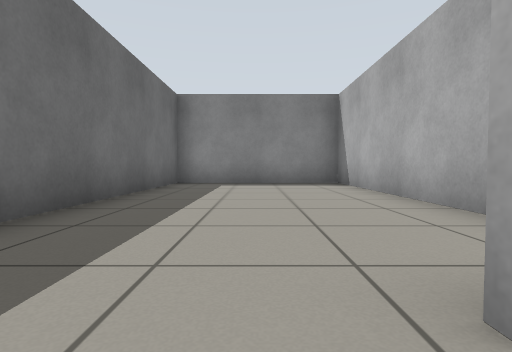
[1] (above)

18 first-person views from a walk through a robot-simulator world made for Gazebo. The camera is 0.5 m above the floor, tilts 2° down and sees 80° across. The floor is counted in squares, 1 m on a side. Each view is taken from the middle of a square. On the plan, view 1 faces up. The plan holds only what a view shows up to about 9 squares ahead; the rest is blank.

[2]
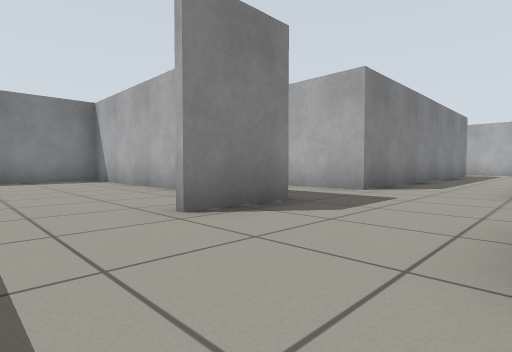

[3]
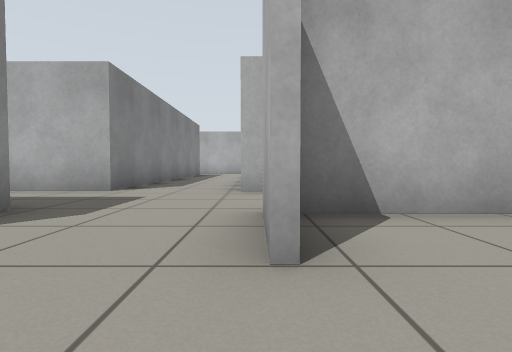

[4]
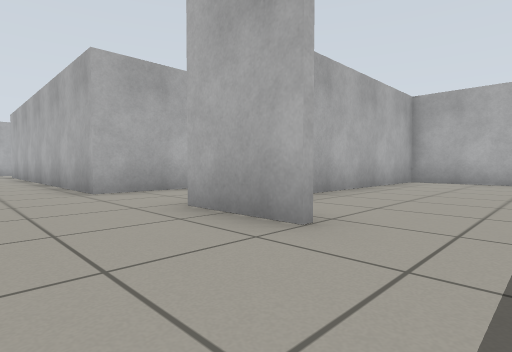

[5]
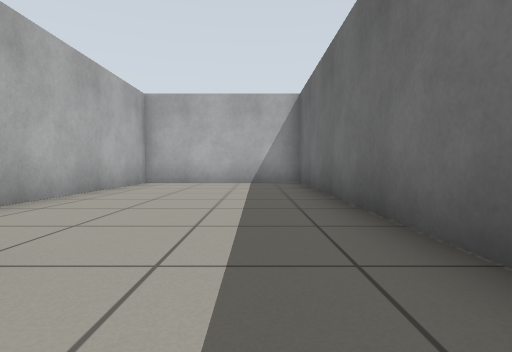

[6]
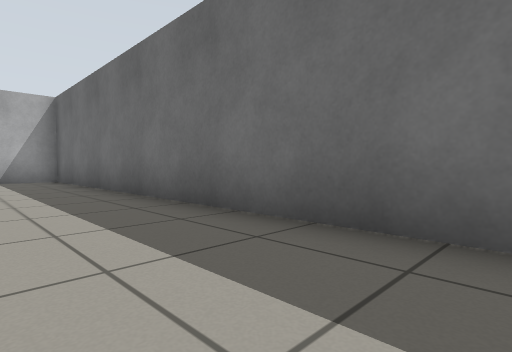

[7]
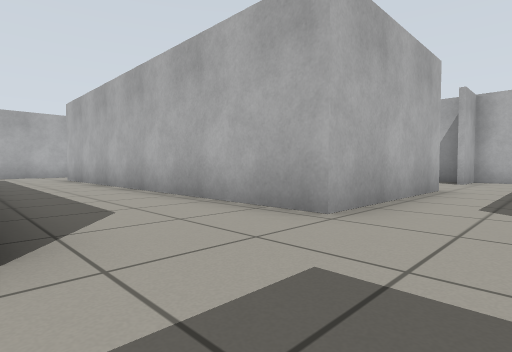

[8]
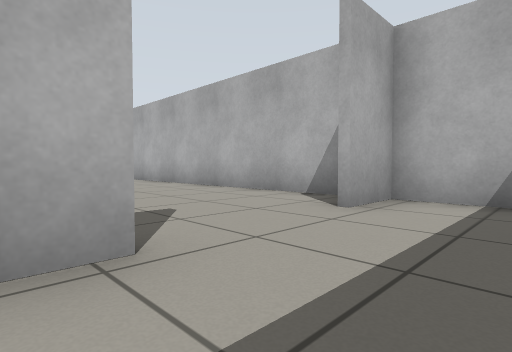

[9]
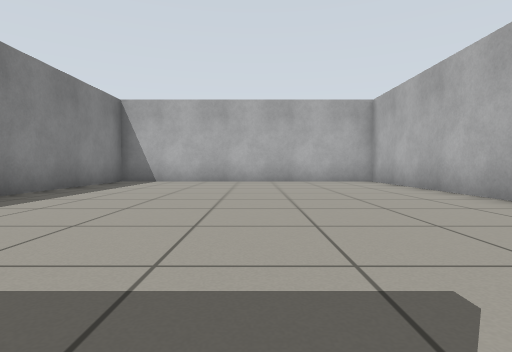

[10]
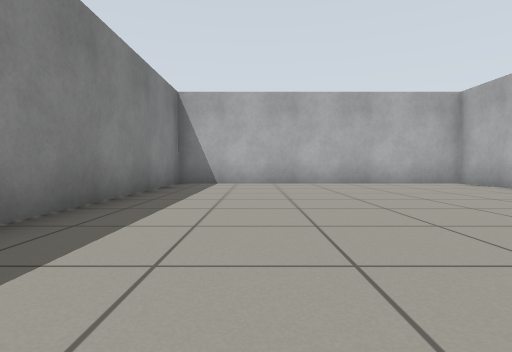

[11]
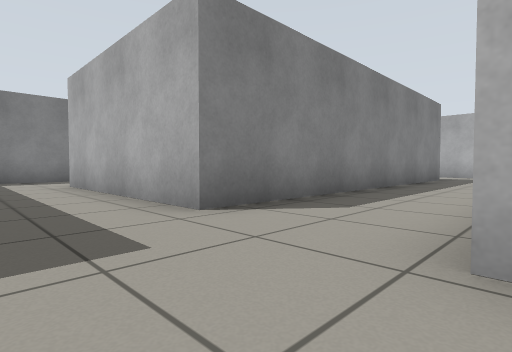

[12]
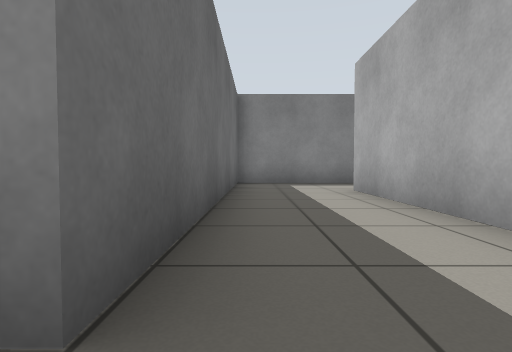

[13]
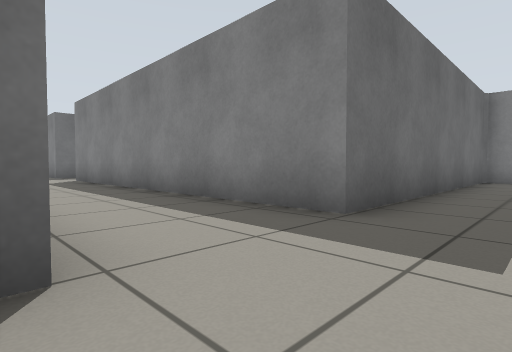

[14]
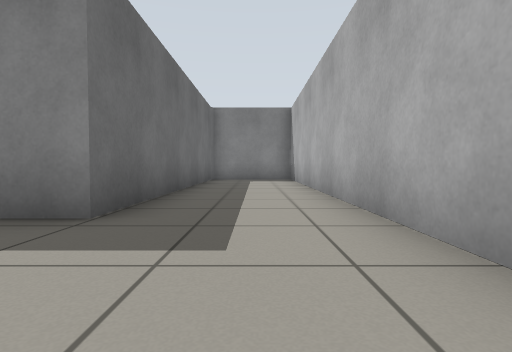

[15]
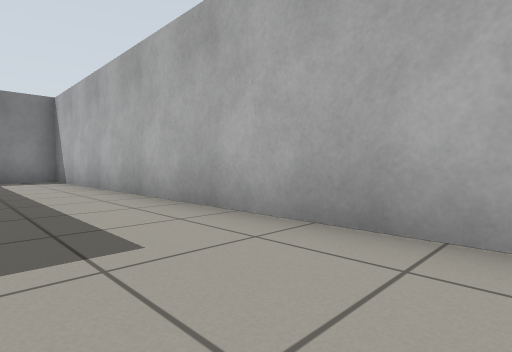

[16]
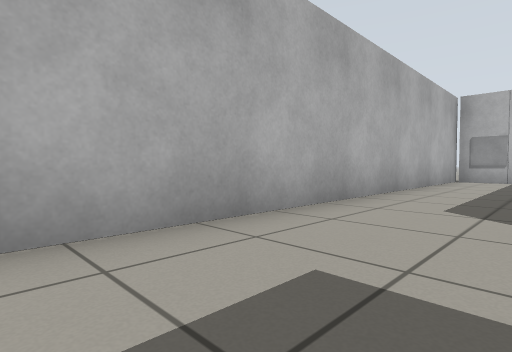

[17]
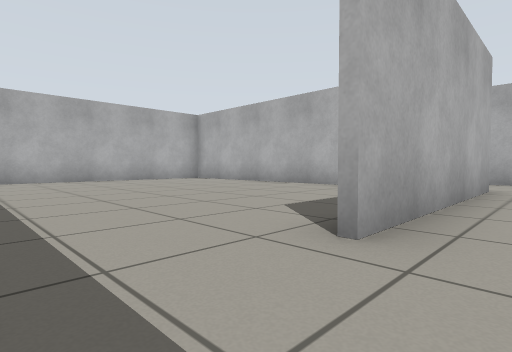

[18]
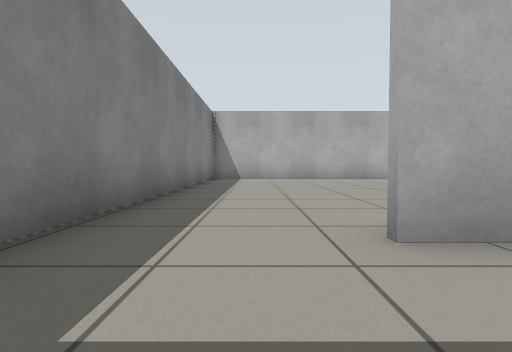

### Floor plan
Ten units are one square. View 1 is at (0, 0); x grows to the right and y downward. Boxes are objects, and circles mark ways between rooms. Rooms are numbered by the first view taken in them; rooms with no view inside come last. Other rooms are left out.
<svg viewBox="-27 -91 204 192">
<path fill="none" stroke="#000" d="M5 21 24 21M-22 -9 -22 96 21 96 21 24M25 -8 6 -8M23 -30 23 -86 -22 -86 -22 -26M47 58 47 17 131 17M51 96 144 96 144 19 85 19M34 96 47 96 47 83M159 96 172 96 172 -86 145 -86 145 -8 50 -8 50 -61M55 -86 25 -86 25 -8M80 -10 98 -10M120 -86 55 -86M144 -55 144 -71"/>
<circle cx="15" cy="5" r="3" fill="#2a7"/>
<circle cx="50" cy="-75" r="3" fill="#2a7"/>
<text x="0" y="0">1</text>
<text x="90" y="30">2</text>
<text x="90" y="-50">3</text>
</svg>
Room 1 opens to room 2. Room 2 opens to room 3.

Where each view was taken, in squares from view 1:
view 1: 0 up, 0 right, facing up
view 2: 2 down, 1 left, facing up-right
view 3: 2 down, 1 left, facing right
view 4: 0 up, 1 left, facing down-right
view 5: 1 down, 1 left, facing down
view 6: 1 up, 0 right, facing down-left
view 7: 1 up, 3 right, facing down-right
view 8: 5 down, 3 right, facing down-right
view 9: 6 down, 5 right, facing right
view 10: 4 down, 6 right, facing right
view 11: 2 down, 3 right, facing up-right
view 12: 0 up, 3 right, facing up
view 13: 2 down, 16 right, facing up-left
view 14: 2 down, 16 right, facing up
view 15: 2 down, 15 right, facing up-right
view 16: 1 up, 15 right, facing down-right
view 17: 8 up, 4 right, facing down-right
view 18: 7 up, 3 right, facing right
